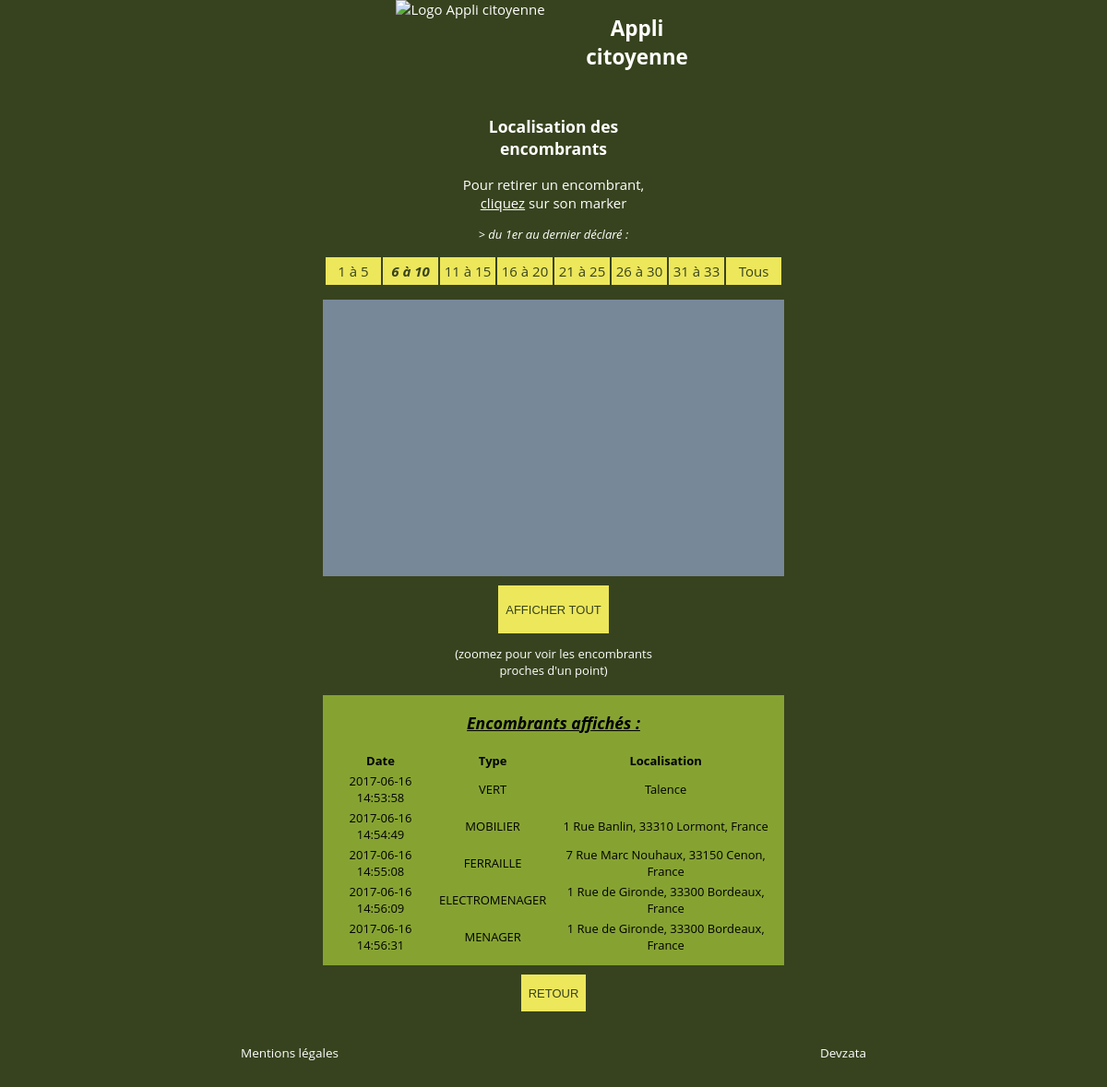
The page /trash-app-fl/employee-mapbw.php?pagemap=2 (signed in) on the database its author committed.
### tables this page shows
CREATE TABLE `ta_bulkywaste` (
  `id` int(11) NOT NULL,
  `dat` datetime NOT NULL,
  `type` varchar(30) NOT NULL,
  `lat` double NOT NULL,
  `lng` double NOT NULL,
  `address` varchar(250) NOT NULL,
  `archives` tinyint(1) NOT NULL
);

### trash-app-fl/BulkyWasteManager.php (called while the page is built, shortened)
<?php
class BulkyWasteManager
{
	private $_db;
	public function setDb(PDO $dbArg)
	{
		$this->_db = $dbArg;
	}
	public function getBwCount()
	{
		$q = $this->_db->query('SELECT COUNT(*) FROM ta_bulkywaste WHERE archives=0')->fetchColumn();
		return $q;
	}
}
?>

### trash-app-fl/employee-mapbw.php (the view, shortened to what this page needs)
<?php
if (isset($_SESSION['employee-login-session']) AND isset($_SESSION['employee-password-session']))
{
    include('header.php');
    include('connect-db.php');
    $bwManager = new BulkyWasteManager($db);
    $bwCount = $bwManager->getBwCount();
    $nbBwPerPagemap = 5;
    $nbPagemap = ceil($bwCount/$nbBwPerPagemap);
    if (isset($_GET['completemap']))
    {
        $currentPagemap = 0;
    }
    else
    {
        if (isset($_GET['pagemap']))
        {
            $currentPagemap = $_GET['pagemap'];
        }
        else
        {
            $currentPagemap = 1;
        }
    }
    if (isset($_GET['completemap']))
    {
        $q = $db->query('SELECT * FROM ta_bulkywaste WHERE archives=0 ORDER BY id ASC');
    }
    else
    {
        $q = $db->query('SELECT * FROM ta_bulkywaste WHERE archives=0 ORDER BY id ASC LIMIT ' . ($currentPagemap-1)*$nbBwPerPagemap . ', ' . $nbBwPerPagemap . '');
    }
    while ($row = $q->fetch())
    {
          echo '<marker ';
          echo 'id="' . $row['id'] . '" ';
          echo 'dat="' . $row['dat'] . '" ';
          echo 'type="' . $row['type'] . '" ';
          echo 'lat="' . $row['lat'] . '" ';
          echo 'lng="' . $row['lng'] . '" ';
          echo 'address="' . $row['address'] . '" ';
          echo '/>';
    }
    ?>
    <div class="adapt-height">
        <div class="text-align-center">
            <div id="main-ajax-div">
                <h3>Localisation des<br/>encombrants</h3>
                <p>Pour retirer un encombrant,<br/><span class="underline">cliquez</span> sur son marker</p>
                <p class="font-size-13px italic">> du 1er au dernier déclaré :</p>
                <ul class="bloc-pagemap-ul">
                <?php
                for ($i=1; $i <= $nbPagemap ; $i++)
                {
                    if ($i == $currentPagemap)
                    {
                        if ($i == $nbPagemap)
                        {
                        ?>
                            <li class="bold italic"><?php echo ($i-1)*$nbBwPerPagemap+1; ?> à <?php echo $bwManager->getBwCount(); ?></li>
                        <?php
                        }
                        else
                        {
                        ?>
                            <li class="bold italic"><?php echo ($i-1)*$nbBwPerPagemap+1; ?> à <?php echo $i*$nbBwPerPagemap; ?></li>
                        <?php
                        }
                    }
                    else
                    {
                        if ($i == $nbPagemap)
                        {
                        ?>
                            <li><a href="employee-mapbw.php?pagemap=<?php echo $i; ?>"><?php echo ($i-1)*$nbBwPerPagemap+1; ?> à <?php echo $bwManager->getBwCount(); ?></a></li>
                        <?php
                        }
                        else
                        {
                        ?>
                            <li><a href="employee-mapbw.php?pagemap=<?php echo $i; ?>"><?php echo ($i-1)*$nbBwPerPagemap+1; ?> à <?php echo $i*$nbBwPerPagemap; ?></a></li>
                        <?php
                        }
                    }
                }
                if (isset($_GET['completemap']))
                {
                ?>
                    <li class="bold italic"><a href="employee-mapbw.php?completemap=1">Tous</a></li>
                <?php
                }
                else
                {
                ?>
                    <li><a href="employee-mapbw.php?completemap=1">Tous</a></li>
                <?php
                }
                ?>
                </ul>
                <div class="display-flex justify-content-center padding-bottom-10px">
                    <div id="map" class="bwmap-div"></div>
                </div>
                <a href="employee-mapbw.php?completemap=1"><button class="btn main-btn-style">AFFICHER TOUT</button></a>
                <p class="font-size-13px padding-bottom-5px">(zoomez pour voir les encombrants<br/>proches d'un point)</p>
                <?php
                if (isset($_GET['completemap']))
                {
                }
                else
                {
                ?>
                    <div class="display-flex justify-content-center padding-bottom-10px">
                        <div class="padding-bottom-10px map-width-adjust vert-eau-bkgd black-font-color">
                            <h3 class="italic underline">Encombrants affichés :</h3>
                                <table class="font-size-13px">
                                    <tr>
                                        <th>Date</th>
                                        <th>Type</th>
                                        <th>Localisation</th>
                                    </tr>
                                    <?php
                                    $q = $db->query('SELECT * FROM ta_bulkywaste WHERE archives=0 ORDER BY id ASC LIMIT ' . ($currentPagemap-1)*$nbBwPerPagemap . ', ' . $nbBwPerPagemap . '');
                                    while ($row = $q->fetch())
                                    {
                                        echo '<tr>';
                                            echo '<td>' . $row['dat'] . '</td>';
                                            echo '<td>' . $row['type'] . '</td>';
                                            echo '<td>' . $row['address'] . '</td>';
                                        echo '</tr>';
                                    }
                                    ?>
                                </table>
                        </div>
                    </div>
                <?php
                }
                ?>
            <a href="employee.php"><button class="btn default-btn-style">RETOUR</button></a>
            </div>
        </div>
    </div>
    <?php
    include('footer.php');
}
else
{
    echo '<p>Cette page est réservée aux employés connectés.</p>';
}
?>

### trash-app-fl/css/style.css (style rules this page uses)
.vert-chrome-bkgd { background-color: #37431E; }
.vert-eau-bkgd { background-color: #86A332; }
.black-font-color { color: black; }
.adapt-height { min-height: 200px; }
.padding-bottom-5px { padding-bottom: 5px; }
.padding-bottom-10px { padding-bottom: 10px; }
.display-flex { display: flex; }
.justify-content-center { justify-content: center; }
.text-align-center { text-align: center; }
.font-size-13px { font-size: 13px; }
.bold { font-weight: bold; }
.italic { font-style: italic; }
.underline { text-decoration: underline; }
body { margin: 0; font-size: 15px; color: white; font-family: 'Open Sans', Roboto, sans-serif; }
a { color: white; text-decoration: none; }
.btn { font-size: 13px; color: #37431E; border: 0; background-color: #EDE75C; }
.default-btn-style { height: 40px; min-width: 70px; }
.main-btn-style { height: 52px; width: 120px; }
.bwmap-div { height: 300px; width: 90%; max-width: 500px; color: black; background-color: lightslategrey; }
.map-width-adjust { width: 90%; max-width: 500px; }
.bloc-pagemap-ul { display: flex; justify-content: center; flex-wrap: wrap; padding: 0 10px 0 10px; }
.bloc-pagemap-ul li { width: 60px; padding-top: 5px; padding-bottom: 5px; margin: 1px; list-style-type: none; color: #37431E; background: #EDE75C; }
.bloc-pagemap-ul li a { color: #37431E; }

### rows shown on the page
ta_bulkywaste: dat "2017-06-16 14:53:58", type "VERT", address "Talence"
ta_bulkywaste: dat "2017-06-16 14:54:49", type "MOBILIER", address "1 Rue Banlin, 33310 Lormont, France"
ta_bulkywaste: dat "2017-06-16 14:55:08", type "FERRAILLE", address "7 Rue Marc Nouhaux, 33150 Cenon, France"
ta_bulkywaste: dat "2017-06-16 14:56:09", type "ELECTROMENAGER", address "1 Rue de Gironde, 33300 Bordeaux, France"
ta_bulkywaste: dat "2017-06-16 14:56:31", type "MENAGER", address "1 Rue de Gironde, 33300 Bordeaux, France"

### other values the page prints
$i*$nbBwPerPagemap "5"
$i*$nbBwPerPagemap "10"
$i*$nbBwPerPagemap "15"
$i*$nbBwPerPagemap "20"
$i*$nbBwPerPagemap "25"
$i*$nbBwPerPagemap "30"
$bwManager->getBwCount() "33"
